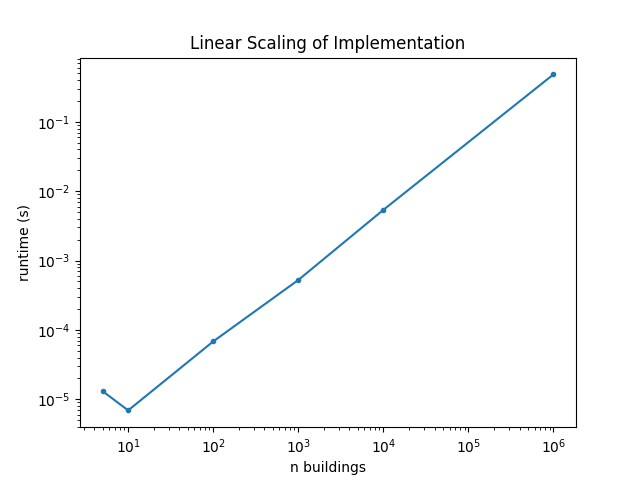

Here is the Python script that generated this plot:
import time

from exercise1_losses_calculator import calculate_projected_losses
from generate_data import generate_dataset
from matplotlib import pyplot as plt

benchmark_ns = [5, 10, 100, 1_000, 10_000, 1_000_000]


def benchmark_losses(n: int) -> float:
    """
    Benchmark how quickly the complex loss calculation runs for n buildings.

    Args:
        n: number of simulated buildings over which the algorithm should be run

    Returns:
        total runtime
    """

    data = generate_dataset(n=n)
    start_time = time.time()
    losses = calculate_projected_losses(data, years=1, method="complex")
    total_time = time.time() - start_time
    print(
        f"Computed losses for {n} buildings in {total_time}s, rate of {total_time/n} s/building"
    )
    return total_time


def main():
    losses_time = []
    for n in benchmark_ns:
        losses_time.append(benchmark_losses(n))

    # create figure
    plt.subplots(1, 1)
    plt.loglog(benchmark_ns, losses_time, ".-")
    plt.title("Linear Scaling of Implementation")
    plt.xlabel("n buildings")
    plt.ylabel("runtime (s)")
    plt.savefig("takehome/benchmark.png")


if __name__ == "__main__":
    main()
